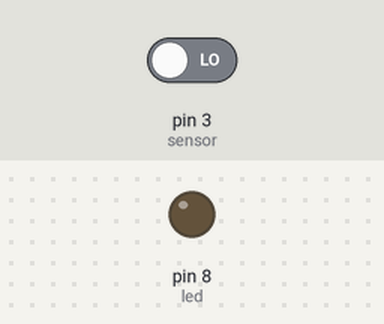
Bench run of a sketch on a simulated Arduino Uno, built with avr-gcc and run on an emulated ATmega328P. On the bench: output pins drawn as LEDs (lit = HIGH). Inputs (shaded band) come from the test bench; at power-on: pin 3 (sensor) LOW. What the sketch prints to the serial monitor is not drawn.

Above: at 1.2 s.
1.3 s: pin 3 (sensor) driven HIGH
At 1.8 s:
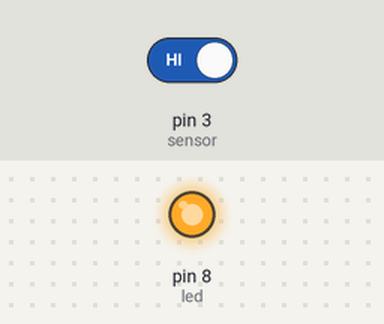
2.8 s: pin 3 (sensor) driven LOW
At 4.1 s:
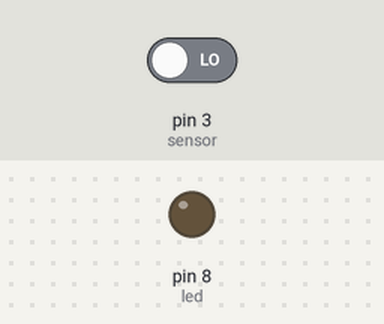
Timing chart, 0 to 5.8 s (numbered marks = the images above; inputs shaded):
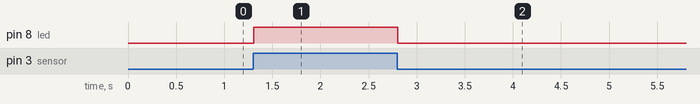

Measured:
- after the input at 1.3 s, pin 8 (led): LOW → HIGH at once
- after the input at 2.8 s, pin 8 (led): HIGH → LOW at once

The sketch:

led_code.ino
```cpp
int sensor = 3;
int led = 8;

void setup() {

  pinMode(sensor, INPUT);
  pinMode(led, OUTPUT);

  Serial.begin(9600);
}

void loop() {

  int value = digitalRead(sensor);

  Serial.println(value);

  if(value == 1) {

    digitalWrite(led, HIGH);
  }

  else {

    digitalWrite(led, LOW);
  }
}
```
